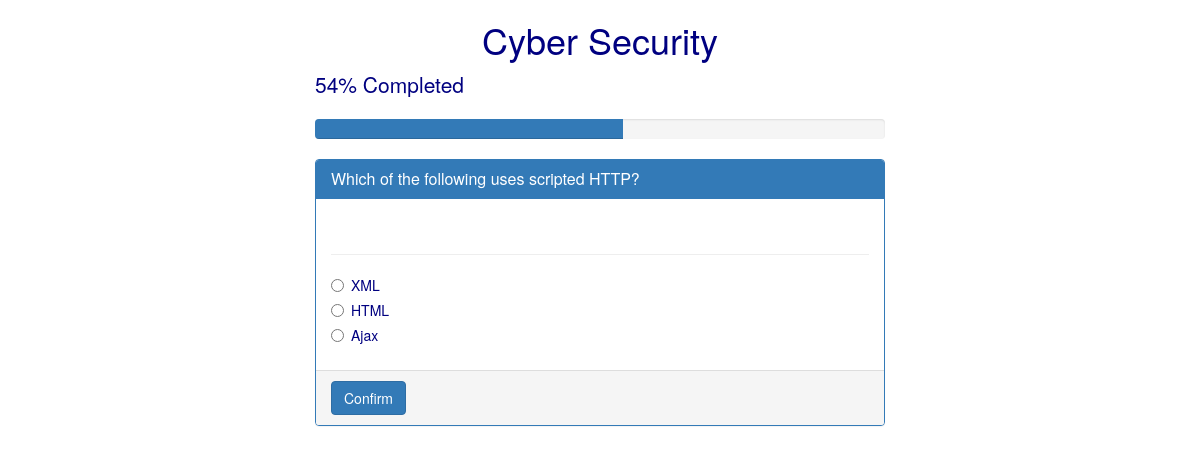
The page /Quiz/quiz1.php on the database its author committed.
### tables this page shows
CREATE TABLE `quiz` (
  `question_id` int(11) NOT NULL,
  `question_no` int(11) NOT NULL,
  `question_name` text NOT NULL,
  `option1` text NOT NULL,
  `option2` text NOT NULL,
  `option3` text NOT NULL,
  `option4` text,
  `correct_option` int(11) NOT NULL,
  `complete_answer` text NOT NULL,
  `image_path` varchar(250) DEFAULT NULL,
  `question_category_id` int(11) DEFAULT NULL,
  `question_level` int(11) DEFAULT NULL
);

### Quiz/quiz1.php (the view, shortened to what this page needs)
<?php
	$con=mysqli_connect('localhost','root','',"secure_bharat");
	$sel="select * from quiz where question_no=54";
	$exe=mysqli_query($con,$sel);
	$fetch=mysqli_fetch_array($exe,MYSQLI_ASSOC);
 ?>
<!DOCTYPE HTML>
<html>
<head>
  <link href="css/bootstrap.min.css" rel="stylesheet" type="text/css"/>
  <link href="css/footer.css" rel="stylesheet" type="text/css"/>
</head>
<body>
  <div class="row">
    <h1 align="center">Cyber Security</h1>
  </div>
  <div class="col-sm-1 col-md-3 ">
  </div>
  <div class="col-sm-10 col-md-6">
    <p class="lead"><?php echo $fetch['question_no'];?>% Completed</p>
    <div class="progress">
      <div class="progress-bar" role="progressbar" style="width: <?php echo $fetch['question_no']?>%">
      </div>
    </div>
  <div class="panel panel-primary">
     <div class="panel-heading">
       <h3 class="panel-title">
          <?php echo $fetch['question_name'] ?>
         </h3>
     </div>
     <div class="panel-body">
       <div class="image">
       </div>
       <hr>
       <div class="radio">
         <label>
           <input type="radio" name="optionsRadios" id="optionsRadios1" value="option1" > <?php echo $fetch['option1'];?>
         </label>
       </div>
       <div class="radio">
         <label>
           <input type="radio" name="optionsRadios" id="optionsRadios2" value="option2"> <?php echo $fetch['option2'];?>
         </label>
       </div>
       <div class="radio">
         <label>
           <input type="radio" name="optionsRadios" id="optionsRadios3" value="option3"> <?php echo $fetch['option3'];?>
         </label>
       </div>
     </div><div class="container"></div>
     <div class="panel-footer">
       <a href="#" class="btn btn-primary " data-toggle="modal" data-target="#myModal" role="button">Confirm</a>
     </div>
   </div>
 </div>
</body>

### Quiz/css/footer.css (style rules this page uses)
body { color:#000080; }
footer div div div a:active,a:visited,a:link { color:white; text-decoration:none; }

### rows shown on the page
quiz: question_no "54", question_name "Which of the following uses scripted HTTP?", option1 "XML", option2 "HTML", option3 "Ajax"
